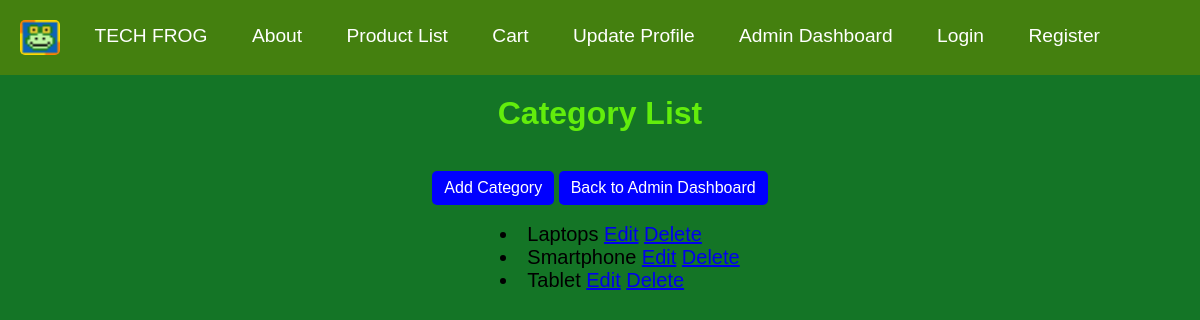
The page /categories/ on the database as committed earlier.
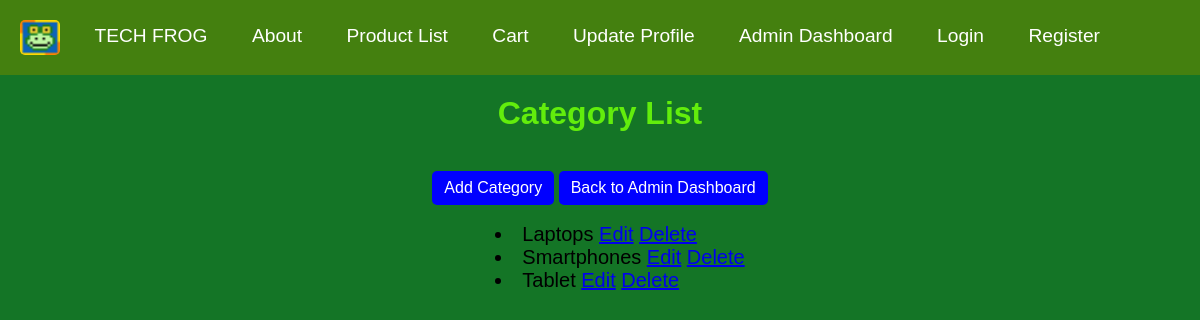
The same page on the database as committed later.
### app/models.py (models this page shows, shortened)
class Category(models.Model):
    name = models.CharField(max_length=100, unique=True)
    class Meta:
        verbose_name_plural = "Categories"
        ordering = ['name']

### app/views.py (the view)
# urls.py: path('categories/', views.category_list, name='category_list'),
def category_list(request):
    categories = Category.objects.all()
    return render(request, 'app/category_list.html', {'categories': categories})

### app/templates/app/category_list.html (shortened to what this page needs)
{% extends 'app/base.html' %}
{% load static %}
{% block content %}
<h1>Category List</h1>
<br>
<center>
<div>
  <a href="{% url 'create_category' %}" style="display: inline-block; padding: 8px 12px; background-color: blue; color: white; text-decoration: none; border-radius: 5px;">
    Add Category
  </a>
  <a href="{% url 'admin_dashboard' %}" style="display: inline-block; padding: 8px 12px; background-color: blue; color: white; text-decoration: none; border-radius: 5px;">
    Back to Admin Dashboard
  </a>
  </div>
  <br>
<ul>
  {% for category in categories %}
    <li>{{ category.name }}
      <a href="{% url 'update_category' category.id %}">Edit</a>
      <a href="{% url 'delete_category' category.id %}">Delete</a>
    </li>
  {% endfor %}
</ul>
{% endblock content %}

Rows that differ between the two databases and show on the page:
changed Category: name "Smartphone" → "Smartphones"
